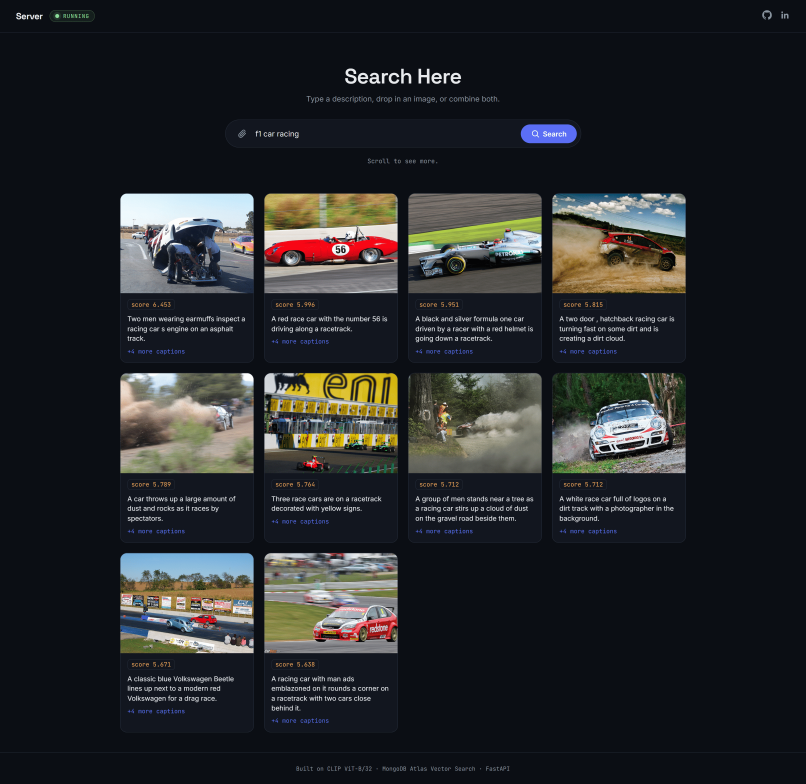
#> input picture Images/web-view/home page query.png, 3224 x 3136 px (shown at 1/4 size); its folder holds only this picture in this run
$ python -i generate_proxy_image-heavy-distortion.py   (imports and definitions only)
#> lines starting #> are read from the running program, lines starting #| are printed output that depends on the picture
#> further down, picture is the input picture: PIL image 3224x3136 P; mean R, G, B 38.2, 40, 42.4
"""
generate_proxy_images.py
Creates transformed versions of a sample of images for image->image robustness testing.
Ground truth mapping: proxy_<original_filename> -> original_filename
"""

import os
import random
from PIL import Image, ImageEnhance

# ---------------- CONFIG ----------------
SOURCE_DIR = r"C:\Users\HP\Downloads\flickr30k_images"
OUTPUT_DIR = r"C:\Users\HP\Downloads\flickr30k_proxy_images"
NUM_IMAGES = 200  # no of images to create proxies for
SEED = 42
# -----------------------------------------

# [2 lines not run here, left out]


def apply_random_transform(img: Image.Image) -> Image.Image:
    img = img.convert("RGB")

    # 1. Rotation — was (-15, 15), widen for more distortion
    angle = random.uniform(-30, 30)
    img = img.rotate(angle, expand=False, fillcolor=(255, 255, 255))
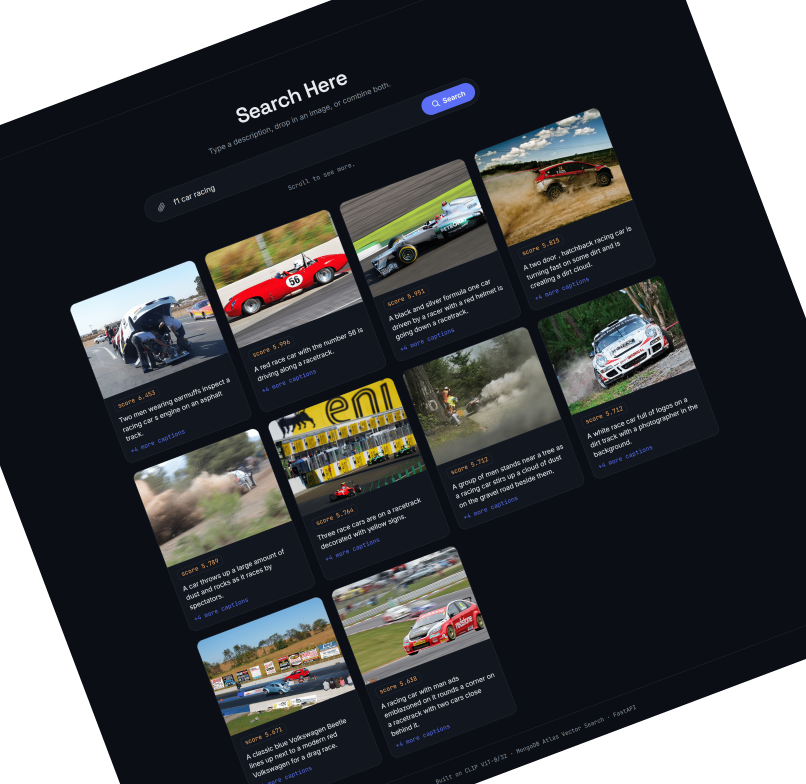
#> img: PIL image 3224x3136 RGB (shown at 1/4 size); mean R, G, B 68.9, 70.3, 72

    # 2. Crop — was (0.80, 0.95), lower = more aggressive zoom/crop
    w, h = img.size
#> w = 3224; h = 3136
    crop_pct = random.uniform(0.60, 0.90)
    new_w, new_h = int(w * crop_pct), int(h * crop_pct)
#> new_w = 2667; new_h = 2594
    left = random.randint(0, w - new_w)
#> left = 430
    top = random.randint(0, h - new_h)
#> top = 41
    img = img.crop((left, top, left + new_w, top + new_h))
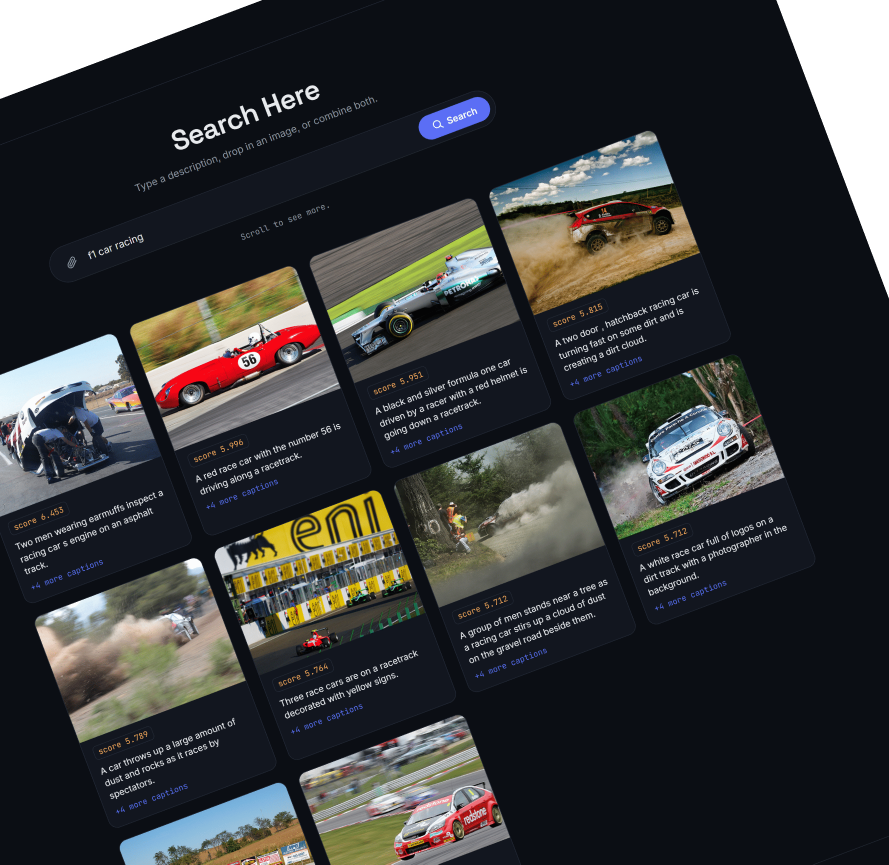
#> img: PIL image 2667x2594 RGB (shown at 1/3 size); mean R, G, B 55.9, 57.1, 57.8
    img = img.resize((w, h))
#> img: PIL image 3224x3136 RGB

    # 3. Brightness — was (0.7, 1.3), widen range
    brightness_factor = random.uniform(0.5, 1.6)
    img = ImageEnhance.Brightness(img).enhance(brightness_factor)
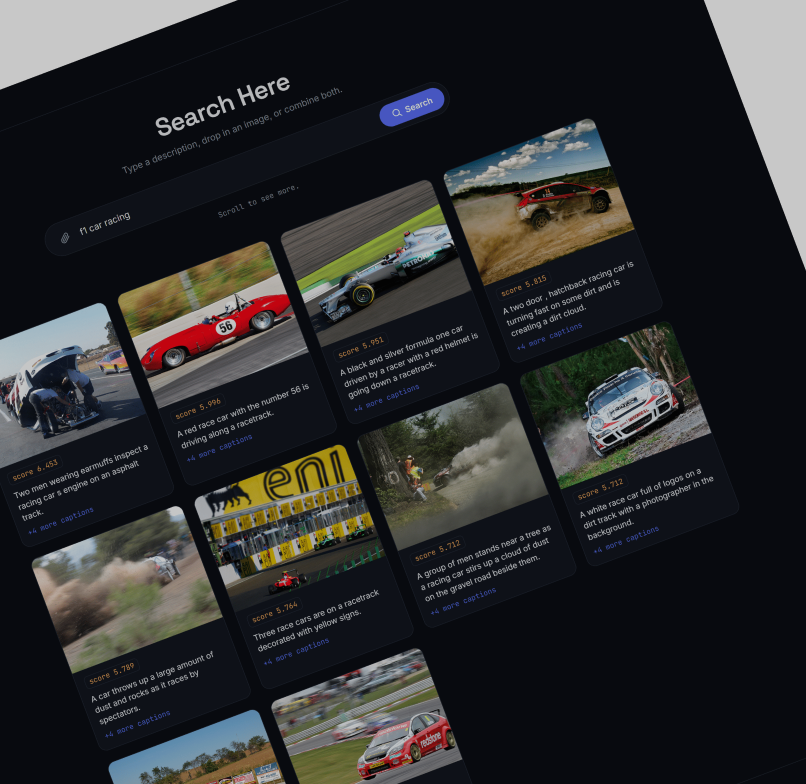
#> img: PIL image 3224x3136 RGB (shown at 1/4 size); mean R, G, B 43.4, 44.1, 44.8

    # 4. Contrast — was (0.85, 1.15), widen range
    contrast_factor = random.uniform(0.7, 1.3)
    img = ImageEnhance.Contrast(img).enhance(contrast_factor)

    # 5. NEW: random horizontal flip (50% chance) — bigger structural change
    if random.random() < 0.2:
        img = img.transpose(Image.FLIP_LEFT_RIGHT)

    # 6. NEW: random blur (simulates motion blur/low quality capture)
    from PIL import ImageFilter
    if random.random() < 0.3:
        img = img.filter(ImageFilter.GaussianBlur(radius=random.uniform(1, 3)))

    return img


def main():
    all_files = [
        f for f in os.listdir(SOURCE_DIR)
        if f.lower().endswith((".jpg", ".jpeg", ".png"))
    ]
    print(f"Found {len(all_files)} source images.")

    sample = random.sample(all_files, min(NUM_IMAGES, len(all_files)))

    mapping = []
    for i, fname in enumerate(sample, start=1):
        src_path = os.path.join(SOURCE_DIR, fname)
        try:
            img = Image.open(src_path)
            proxy_img = apply_random_transform(img)

            proxy_name = f"proxy_{fname}"
            out_path = os.path.join(OUTPUT_DIR, proxy_name)
            proxy_img.save(out_path, quality=90)

            mapping.append((proxy_name, fname))
        except Exception as e:
            print(f"Skipped {fname}: {e}")

        if i % 50 == 0:
            print(f"Processed {i}/{len(sample)}")

    # Save mapping file: proxy_filename -> ground_truth_original_filename
    mapping_path = os.path.join(OUTPUT_DIR, "proxy_ground_truth.csv")
    with open(mapping_path, "w", encoding="utf-8") as f:
        f.write("proxy_filename,ground_truth_filename\n")
        for proxy_name, orig_name in mapping:
            f.write(f"{proxy_name},{orig_name}\n")

    print(f"\nDone. {len(mapping)} proxy images saved to {OUTPUT_DIR}")
    print(f"Ground truth mapping saved to {mapping_path}")


# [2 lines not run here, left out]

>>> from PIL import Image
>>> picture = Image.open('web-view/home page query.png')
>>> result = apply_random_transform(picture)
